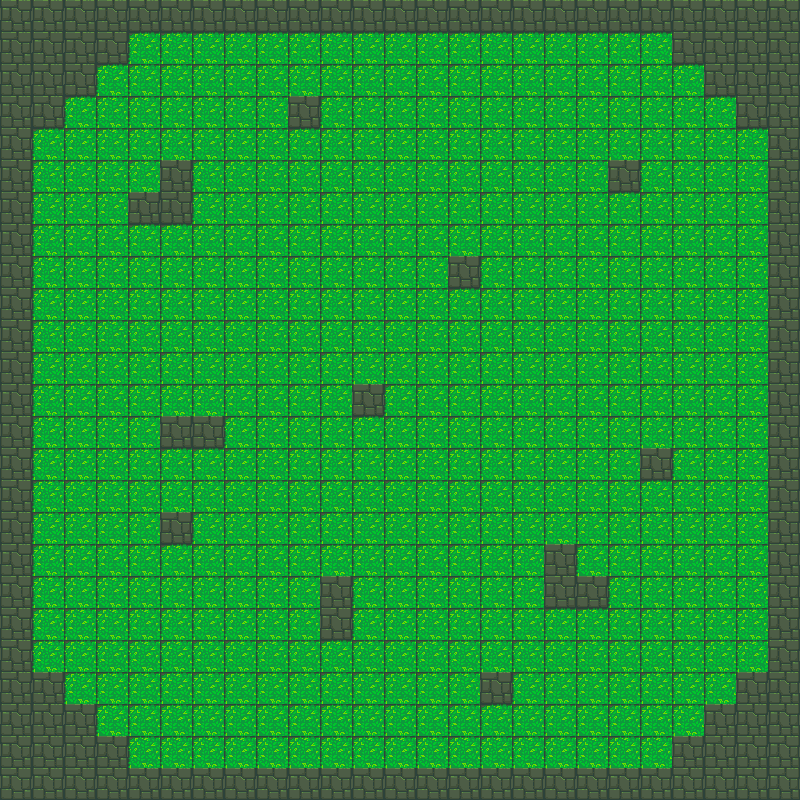

Tiled map render using the project's own tile images. Description and the map definition, with tile-layer contents summarised, below:
An orthogonal 25x25 tile map with 32x32 px tiles, 1 tile layer (Background) and 30 objects.

<map version="1.0" tiledversion="1.1.6" orientation="orthogonal" renderorder="right-down" width="25" height="25" tilewidth="32" tileheight="32" infinite="0" nextobjectid="35">
 <tileset firstgid="1" source="map1_tile.tsx" />
 <layer name="Background" width="25" height="25">
  <data>[625 cells, 625 non-empty, 2 distinct tile ids]</data>
 </layer>
 <objectgroup name="Collision">
  <object id="5" x="1" y="1" width="96" height="96" />
  <object id="6" x="98" y="4" width="31" height="60" />
  <object id="7" x="704" y="-1" width="94" height="96" />
  <object id="8" x="672" y="-1" width="32" height="65" />
  <object id="9" x="129" y="1" width="543" height="30" />
  <object id="10" x="0" y="98" width="66" height="31" />
  <object id="11" x="1" y="705" width="97" height="96" />
  <object id="12" x="0" y="670" width="64" height="37" />
  <object id="13" x="0" y="129" width="33" height="541" />
  <object id="14" x="707" y="706" width="92" height="95" />
  <object id="15" x="738" y="673" width="62" height="34" />
  <object id="16" x="737" y="95" width="62" height="34" />
  <object id="17" x="767" y="128" width="33" height="546" />
  <object id="18" x="674" y="739" width="33" height="61" />
  <object id="19" x="97" y="737" width="32" height="63" />
  <object id="20" x="128" y="771" width="548" height="28" />
  <object id="21" x="288" y="98" width="33" height="31" />
  <object id="22" x="608" y="161" width="34" height="32" />
  <object id="23" x="160" y="161" width="32" height="63" />
  <object id="24" x="131" y="194" width="30" height="29" />
  <object id="25" x="161" y="419" width="65" height="30" />
  <object id="26" x="159" y="513" width="34" height="32" />
  <object id="27" x="353" y="385" width="32" height="31" />
  <object id="28" x="448" y="256" width="33" height="33" />
  <object id="29" x="640" y="448" width="33" height="32" />
  <object id="30" x="320" y="578" width="33" height="63" />
  <object id="31" x="545" y="545" width="33" height="63" />
  <object id="32" x="577" y="578" width="32" height="31" />
  <object id="33" x="481" y="671" width="32" height="33" />
  <object id="34" x="481" y="671" width="32" height="33" />
 </objectgroup>
</map>